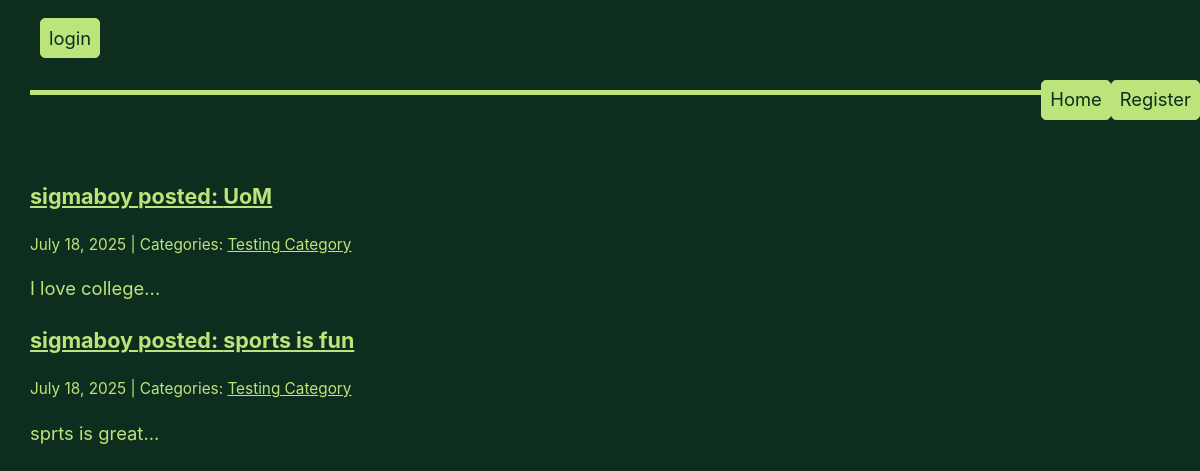
The app's page /category/Testing Category/, older data.
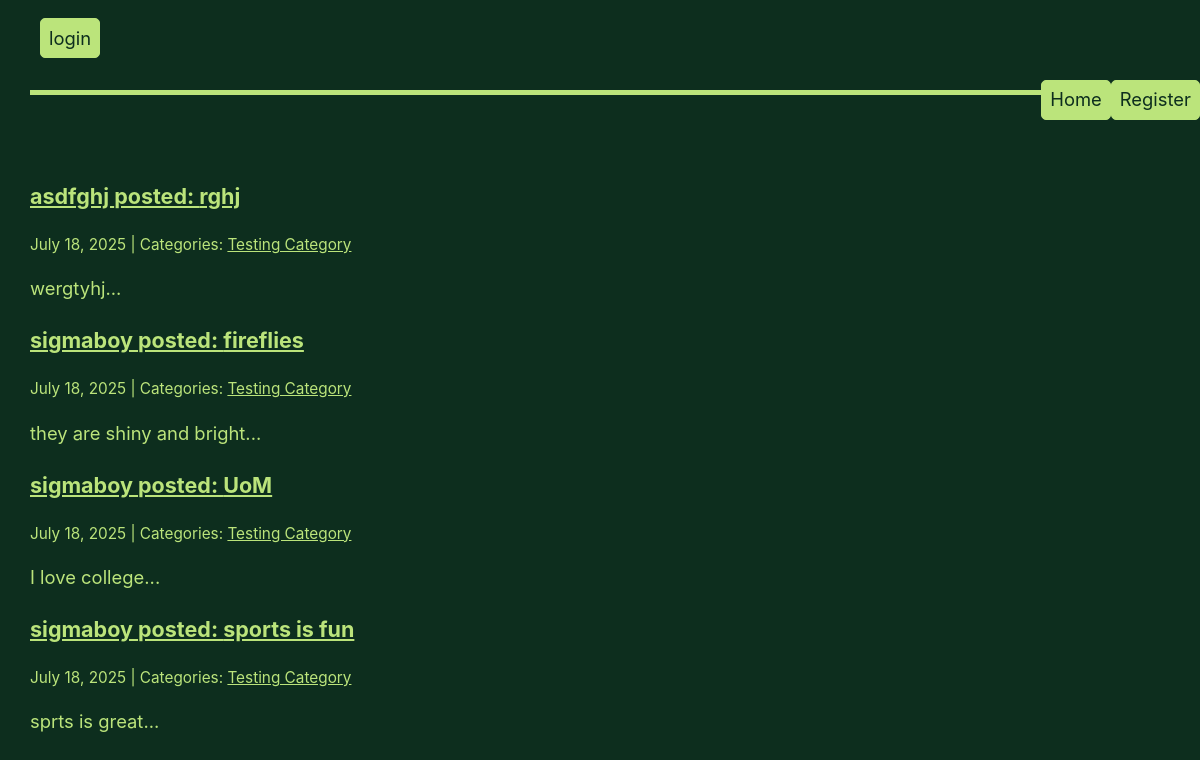
The same page, newer data.
### app/models.py (models this page shows, shortened)
class Post(models.Model):
    author = models.CharField(max_length=100, default='admin')
    title = models.CharField(max_length=255)
    image = models.ImageField(null=True, blank=True, upload_to="media/")
    body = models.TextField()
    created_on = models.DateTimeField(auto_now_add=True)
    last_modified = models.DateTimeField(auto_now=True)
    categories = models.ManyToManyField("Category", related_name="posts")
    is_private = models.BooleanField(default=True)

class Category(models.Model):
    name = models.CharField(max_length=30)
    class Meta:
        verbose_name_plural = "categories"

### app/views.py (the view)
# urls.py: path("category/<category>/", views.category, name="category"),
def category(request, category):
    posts = Post.objects.filter(
        categories__name__contains=category
    ).order_by("-created_on")
    context = {
        "category": category,
        "posts": posts,
    }
    return render(request, "app/category.html", context)

### app/templates/app/category.html (shortened to what this page needs)
{% extends "app/index.html" %}

### app/templates/app/index.html (shortened to what this page needs)
{% extends "base.html" %}
{% block page_content %}
    {% block posts %}
        {% for post in posts %}
        <div class="post">
            <h3><a href="{% url 'post_detail' post.pk %}">{{ post.author }} posted: {{ post.title }}</a></h3>
            <small>
                {{ post.created_on.date }} | Categories:
                {% for category in post.categories.all %}
                    <a href="{% url 'category' category.name %}">
                        {{ category.name }}
                    </a>
                {% endfor %}
            </small>
            <p>{{ post.body | slice:":400" }}...</p>
          </div>
        {% endfor %}
    {% endblock posts %}
{% endblock page_content %}

Row changes from the older to the newer data that the page shows:
added Post: author "asdfghj", title "rghj", created_on "July 18, 2025", body "wergtyhj", Category (name "Testing Category")
added Post: author "sigmaboy", title "fireflies", created_on "July 18, 2025", body "they are shiny and bright", Category (name "Testing Category")
